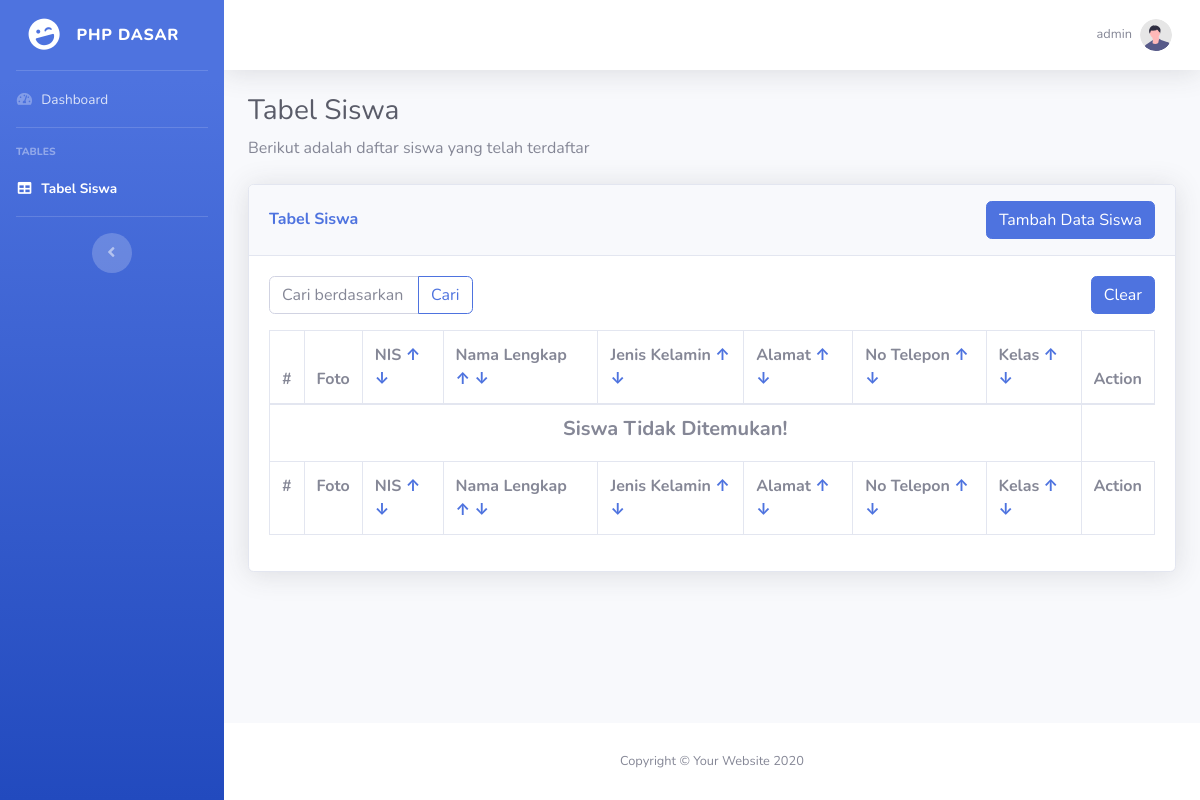
/index.php (signed in), run on an earlier commit of the app's database.
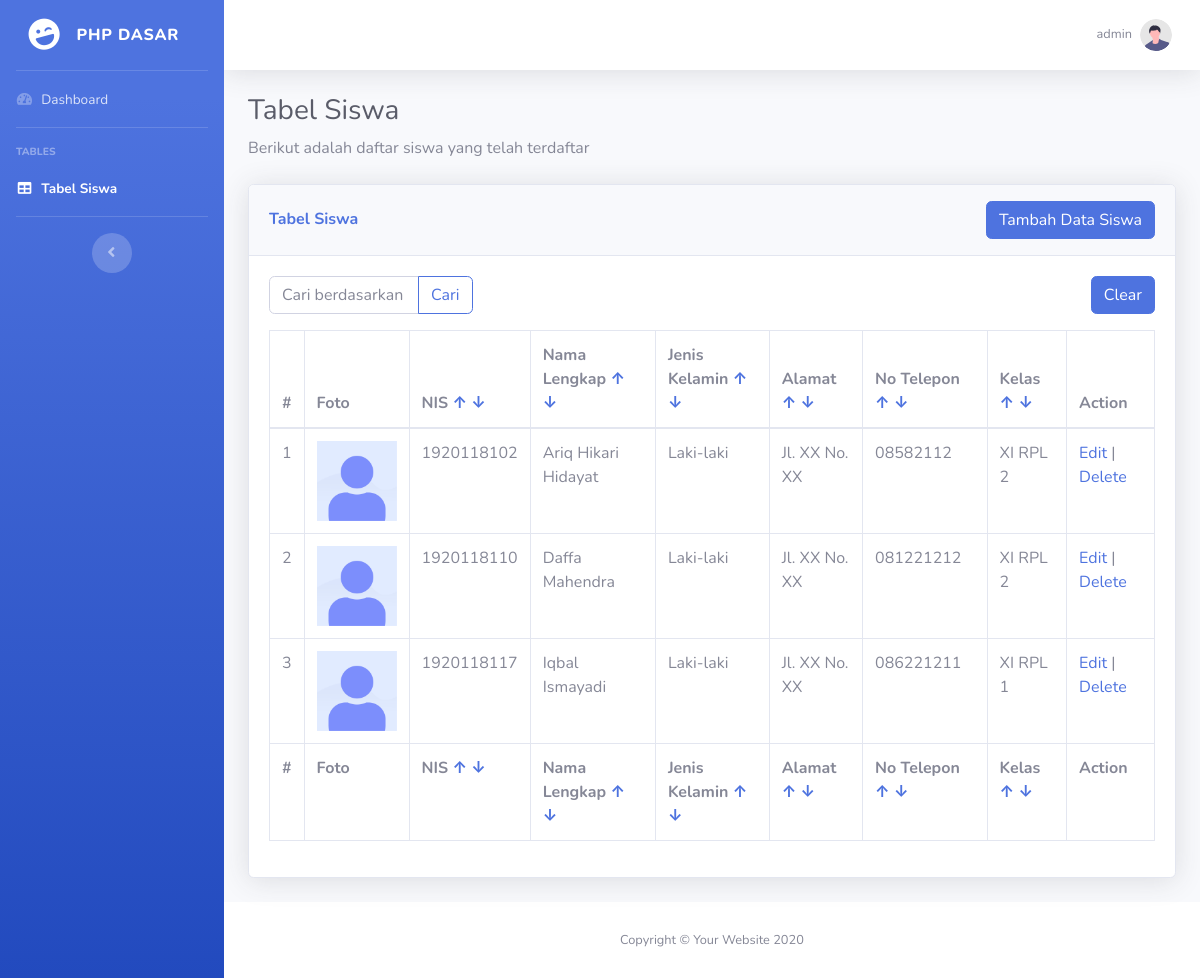
And on a later commit of the database.
### tables this page shows
CREATE TABLE `students` (
  `id` int(11) NOT NULL,
  `nis` char(10) NOT NULL,
  `name` varchar(255) NOT NULL,
  `gender` enum('P','L') NOT NULL,
  `address` varchar(255) NOT NULL,
  `phone_number` varchar(255) NOT NULL,
  `class_id` int(11) NOT NULL,
  `avatar` varchar(255) NOT NULL
);

CREATE TABLE `classes` (
  `id` int(11) NOT NULL,
  `name` varchar(255) NOT NULL
);

### index.php (called while the page is built, shortened)
<?php
include "lib/library.php";
$query = "SELECT
        -- kolom yg akan diambil
        students.nis,
        students.name,
        students.gender,
        students.address,
        students.phone_number,
        students.avatar,
        classes.name as class_name
        -- Tabel students INNER JOIN / relation dengan classes
        FROM students
        INNER JOIN classes
        ON students.class_id = classes.id";
$search = @$_GET['search'];
$result = $mysqli->query($query);
include "views/index.php";

### views/index.php (the view, shortened to what this page needs)
<!doctype html>
<html lang="en">
<head>
    <link rel="stylesheet" href="https://cdnjs.cloudflare.com/ajax/libs/font-awesome/5.15.2/css/all.min.css" />
    <link href="assets/css/sb-admin-2.min.css" rel="stylesheet">
    <link href="assets/vendor/datatables/dataTables.bootstrap4.min.css" rel="stylesheet">
    <link href="assets/vendor/toastr/toastr.min.css" rel="stylesheet">
</head>
<body id="page-top">
    <div id="wrapper">
        <ul class="navbar-nav bg-gradient-primary sidebar sidebar-dark accordion" id="accordionSidebar">
            <a class="sidebar-brand d-flex align-items-center justify-content-center" href="index.html">
                <div class="sidebar-brand-icon rotate-n-15">
                    <i class="fas fa-laugh-wink"></i>
                </div>
                <div class="sidebar-brand-text mx-3">PHP Dasar</div>
            </a>
            <hr class="sidebar-divider my-0">
            <li class="nav-item">
                <a class="nav-link" href="index.html">
                    <i class="fas fa-fw fa-tachometer-alt"></i>
                    <span>Dashboard</span></a>
            </li>
            <hr class="sidebar-divider">
            <div class="sidebar-heading">
                Tables
            </div>
            <li class="nav-item active">
                <a class="nav-link" href="index.php">
                    <i class="fas fa-fw fa-table"></i>
                    <span>Tabel Siswa</span></a>
            </li>
            <hr class="sidebar-divider d-none d-md-block">
            <div class="text-center d-none d-md-inline">
                <button class="rounded-circle border-0" id="sidebarToggle"></button>
            </div>
        </ul>
        <div id="content-wrapper" class="d-flex flex-column">
            <div id="content">
                <nav class="navbar navbar-expand navbar-light bg-white topbar mb-4 static-top shadow">
                    <ul class="navbar-nav ml-auto">
                        <li class="nav-item dropdown no-arrow">
                            <a class="nav-link dropdown-toggle" href="#" id="userDropdown" role="button" data-toggle="dropdown" aria-haspopup="true" aria-expanded="false">
                                <span class="mr-2 d-none d-lg-inline text-gray-600 small"><?= $_SESSION["username"] ?></span>
                                <img class="img-profile rounded-circle" src="assets/img/undraw_profile.svg">
                            </a>
                        </li>
                    </ul>
                </nav>
                <div class="container-fluid">
                    <h1 class="h3 mb-2 text-gray-800">Tabel Siswa</h1>
                    <p class="mb-4">Berikut adalah daftar siswa yang telah terdaftar</p>
                    <div class="card shadow mb-4">
                        <div class="card-header py-3 d-flex justify-content-between align-items-center">
                            <h6 class="m-0 font-weight-bold text-primary">Tabel Siswa</h6>
                            <a href="insert.php" class="btn btn-primary">Tambah Data Siswa</a>
                        </div>
                        <div class="card-body">
                            <div class="table-responsive">
                                <form action="index.php" method="GET" class="row justify-content-between">
                                    <div class="col-md-6 col-lg-3">
                                        <div class="input-group mb-3">
                                            <input type="text" class="form-control" placeholder="Cari berdasarkan NIS dan nama.." name="search" value="<?= @$search ?>">
                                            <div class="input-group-append">
                                                <button class="btn btn-outline-primary" type="submit" id="button-addon2">Cari</button>
                                            </div>
                                        </div>
                                    </div>
                                    <div class="col-md-6 d-md-flex justify-content-end">
                                        <a href="index.php" class="btn btn-primary mb-3">Clear</a>
                                    </div>
                                </form>
                                <table class="table table-bordered" id="dataTable" width="100%" cellspacing="0">
                                    <thead>
                                        <tr>
                                            <th>#</th>
                                            <th>Foto</th>
                                            <th>
                                                NIS
                                                <a href="index.php?sort=nis&order=asc">↑</a>
                                                <a href="index.php?sort=nis&order=desc">↓</a>
                                            </th>
                                            <th>
                                                Nama Lengkap
                                                <a href="index.php?sort=name&order=asc">↑</a>
                                                <a href="index.php?sort=name&order=desc">↓</a>
                                            </th>
                                            <th>
                                                Jenis Kelamin
                                                <a href="index.php?sort=gender&order=asc">↑</a>
                                                <a href="index.php?sort=gender&order=desc">↓</a>
                                            </th>
                                            <th>
                                                Alamat
                                                <a href="index.php?sort=address&order=asc">↑</a>
                                                <a href="index.php?sort=address&order=desc">↓</a>
                                            </th>
                                            <th>
                                                No Telepon
                                                <a href="index.php?sort=phone_number&order=asc">↑</a>
                                                <a href="index.php?sort=phone_number&order=desc">↓</a>
                                            </th>
                                            <th>
                                                Kelas
                                                <a href="index.php?sort=class_id&order=asc">↑</a>
                                                <a href="index.php?sort=class_id&order=desc">↓</a>
                                            </th>
                                            <th>Action</th>
                                        </tr>
                                    </thead>
                                    <tfoot>
                                        <tr>
                                            <th>#</th>
                                            <th>Foto</th>
                                            <th>
                                                NIS
                                                <a href="index.php?sort=nis&order=asc">↑</a>
                                                <a href="index.php?sort=nis&order=desc">↓</a>
                                            </th>
                                            <th>
                                                Nama Lengkap
                                                <a href="index.php?sort=name&order=asc">↑</a>
                                                <a href="index.php?sort=name&order=desc">↓</a>
                                            </th>
                                            <th>
                                                Jenis Kelamin
                                                <a href="index.php?sort=gender&order=asc">↑</a>
                                                <a href="index.php?sort=gender&order=desc">↓</a>
                                            </th>
                                            <th>
                                                Alamat
                                                <a href="index.php?sort=address&order=asc">↑</a>
                                                <a href="index.php?sort=address&order=desc">↓</a>
                                            </th>
                                            <th>
                                                No Telepon
                                                <a href="index.php?sort=phone_number&order=asc">↑</a>
                                                <a href="index.php?sort=phone_number&order=desc">↓</a>
                                            </th>
                                            <th>
                                                Kelas
                                                <a href="index.php?sort=class_id&order=asc">↑</a>
                                                <a href="index.php?sort=class_id&order=desc">↓</a>
                                            </th>
                                            <th>Action</th>
                                        </tr>
                                    </tfoot>
                                    <tbody>
                                        <?php if ($result->num_rows == 0) : ?>
                                            <tr>
                                                <td colspan="8" class="text-center">
                                                    <h5 class="font-weight-bold">Siswa Tidak Ditemukan!</h5>
                                                </td>
                                            </tr>
                                        <?php else : ?>
                                            <?php $i = 1; ?>
                                            <?php while ($student = $result->fetch_assoc()) : ?>
                                                <tr>
                                                    <td><?= $i++ ?></td>
                                                    <td align="center">
                                                        <?php if (strlen($student["avatar"]) > 0) : ?>
                                                            <img src="assets/img/students/<?= $student["avatar"] ?>" alt="<?= $student["name"] ?>" width="80px">
                                                        <?php else : ?>
                                                            <img src="assets/img/students/default.jpg" alt="Default Avatar" width="80px">
                                                        <?php endif; ?>
                                                    </td>
                                                    <td><?= $student["nis"] ?></td>
                                                    <td><?= $student["name"] ?></td>
                                                    <td><?= ($student["gender"] == "P" ? "Perempuan" : "Laki-laki") ?></td>
                                                    <td><?= $student["address"] ?></td>
                                                    <td><?= $student["phone_number"] ?></td>
                                                    <td><?= $student["class_name"] ?></td>
                                                    <td>
                                                        <a href="edit.php?nis=<?= $student['nis'] ?>">Edit</a> |
                                                        <a href="delete.php?nis=<?= $student['nis'] ?>" data-delete="<?= $student['name'] ?>">Delete</a>
                                                    </td>
                                                </tr>
                                            <?php endwhile; ?>
                                        <?php endif; ?>
                                    </tbody>
                                </table>
                            </div>
                        </div>
                    </div>
                </div>
            </div>
            <footer class="sticky-footer bg-white">
                <div class="container my-auto">
                    <div class="copyright text-center my-auto">
                        <span>Copyright &copy; Your Website 2020</span>
                    </div>
                </div>
            </footer>
        </div>
    </div>
</body>
</html>

What changed in the data, as far as the page shows it:
now on this page (row edited): students: avatar (placeholder picture), nis "1920118102", name "Ariq Hikari Hidayat", gender "Laki-laki", address "Jl. XX No. XX", phone_number "08582112", class.name "XI RPL 2"
added students: avatar (placeholder picture), nis "1920118110", name "Daffa Mahendra", gender "Laki-laki", address "Jl. XX No. XX", phone_number "081221212", class.name "XI RPL 2"
added students: avatar (placeholder picture), nis "1920118117", name "Iqbal Ismayadi", gender "Laki-laki", address "Jl. XX No. XX", phone_number "086221211", class.name "XI RPL 1"
Also different on the page:
text no longer shown: "Siswa Tidak Ditemukan!"
